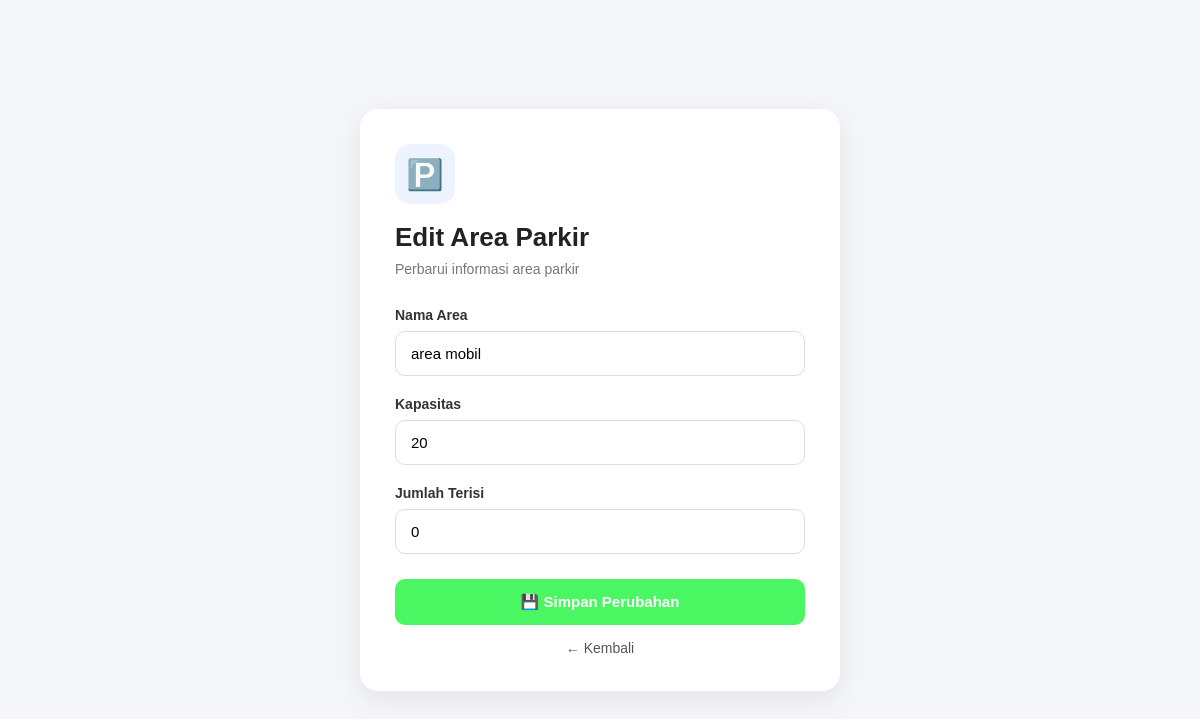
/view/edit_area.php?id=9 (signed in), run on the app's committed database.
### tables this page shows
CREATE TABLE `tb_area_parkir` (
  `id_area` int(11) NOT NULL,
  `nama_area` varchar(50) NOT NULL,
  `kapasitas` int(20) NOT NULL,
  `terisi` int(6) NOT NULL
);

### view/edit_area.php (the view, shortened to what this page needs)
<?php
include_once __DIR__ . "/../model/m_koneksi.php";
$id = isset($_GET['id']) ? intval($_GET['id']) : 0;
$query = mysqli_query($conn,
    "SELECT * FROM tb_area_parkir WHERE id_area = $id"
);
$area = mysqli_fetch_assoc($query);
?>
<!DOCTYPE html>
<html lang="id">
<head>
    <link rel="stylesheet" href="../assets/edit_area.css">
</head>
<body>
<div class="container">
    <div class="card">
        <div class="icon">🅿️</div>
        <h1>Edit Area Parkir</h1>
        <p class="subtitle">Perbarui informasi area parkir</p>
        <form action="../controller/c_data.php" method="POST">
            <div class="form-group">
                <label>Nama Area</label>
                <input
                    type="text"
                    name="nama_area"
                    value="<?= htmlspecialchars($area['nama_area']); ?>"
                    placeholder="Contoh: Area A"
                    required
                >
            </div>
            <div class="form-group">
                <label>Kapasitas</label>
                <input
                    type="number"
                    name="kapasitas"
                    value="<?= $area['kapasitas']; ?>"
                    min="1"
                    placeholder="Masukkan kapasitas"
                    required
                >
            </div>
            <div class="form-group">
                <label>Jumlah Terisi</label>
                <input
                    type="number"
                    name="terisi"
                    value="<?= $area['terisi']; ?>"
                    min="0"
                    placeholder="Masukkan jumlah kendaraan"
                    required
                >
            </div>
            <button type="submit"
                    name="edit_area"
                    class="btn-simpan">
                💾 Simpan Perubahan
            </button>
            <a href="area_parkir.php" class="btn-kembali">
                ← Kembali
            </a>
        </form>
    </div>
</div>
</body>
</html>

### assets/edit_area.css (style rules this page uses)
* { margin: 0; padding: 0; box-sizing: border-box; font-family: Arial, sans-serif; }
body { background: #f4f6f9; min-height: 100vh; display: flex; align-items: center; justify-content: center; }
.container { width: 100%; max-width: 520px; padding: 20px; }
.card { background: white; padding: 35px; border-radius: 18px; box-shadow: 0 8px 30px rgba(0, 0, 0, 0.08); }
.icon { width: 60px; height: 60px; background: #eef4ff; border-radius: 15px; display: flex; align-items: center; justify-content: center; font-size: 30px; margin-bottom: 18px; }
h1 { font-size: 26px; color: #222; margin-bottom: 8px; }
.subtitle { color: #777; margin-bottom: 30px; font-size: 14px; }
.form-group { margin-bottom: 20px; }
label { display: block; font-weight: bold; color: #333; margin-bottom: 8px; font-size: 14px; }
input { width: 100%; padding: 13px 15px; border: 1px solid #ddd; border-radius: 10px; font-size: 15px; outline: none; transition: 0.2s; }
.btn-simpan { width: 100%; border: none; padding: 14px; background: #4af763; color: white; border-radius: 10px; font-size: 15px; font-weight: bold; cursor: pointer; margin-top: 5px; }
.btn-kembali { display: block; text-align: center; text-decoration: none; color: #555; margin-top: 15px; font-size: 14px; }

### data on the page
tb_area_parkir: nama_area "area mobil", kapasitas "20", terisi "0"
